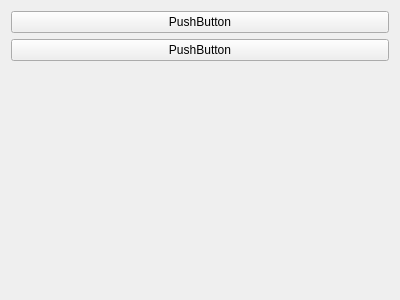
<?xml version="1.0" encoding="UTF-8"?>
<ui version="4.0">
 <class>TestWindow</class>
 <widget class="QWidget" name="TestWindow">
  <property name="geometry">
   <rect>
    <x>0</x>
    <y>0</y>
    <width>400</width>
    <height>300</height>
   </rect>
  </property>
  <property name="windowTitle">
   <string>Form</string>
  </property>
  <layout class="QHBoxLayout" name="horizontalLayout">
   <item>
    <layout class="QVBoxLayout" name="verticalLayout">
     <item>
      <widget class="QPushButton" name="pushButton">
       <property name="text">
        <string>PushButton</string>
       </property>
      </widget>
     </item>
     <item>
      <widget class="QPushButton" name="pushButton_2">
       <property name="text">
        <string>PushButton</string>
       </property>
      </widget>
     </item>
     <item>
      <layout class="QHBoxLayout" name="horizontalLayout_5">
       <item>
        <widget class="LightDarkPanel" name="ld" native="true"/>
       </item>
      </layout>
     </item>
     <item>
      <layout class="QHBoxLayout" name="horizontalLayout_2" stretch="2,5">
       <item>
        <widget class="LightWoodPanel" name="lwp" native="true"/>
       </item>
       <item>
        <widget class="DarkPanel" name="tp" native="true"/>
       </item>
      </layout>
     </item>
    </layout>
   </item>
  </layout>
 </widget>
 <customwidgets>
  <customwidget>
   <class>LightWoodPanel</class>
   <extends>QWidget</extends>
   <header>ui/LightWoodPanel.h</header>
   <container>1</container>
  </customwidget>
  <customwidget>
   <class>DarkPanel</class>
   <extends>QWidget</extends>
   <header>ui/DarkPanel.h</header>
   <container>1</container>
  </customwidget>
  <customwidget>
   <class>LightDarkPanel</class>
   <extends>QWidget</extends>
   <header>ui/LightDarkPanel.h</header>
   <container>1</container>
  </customwidget>
 </customwidgets>
 <resources/>
 <connections/>
</ui>
